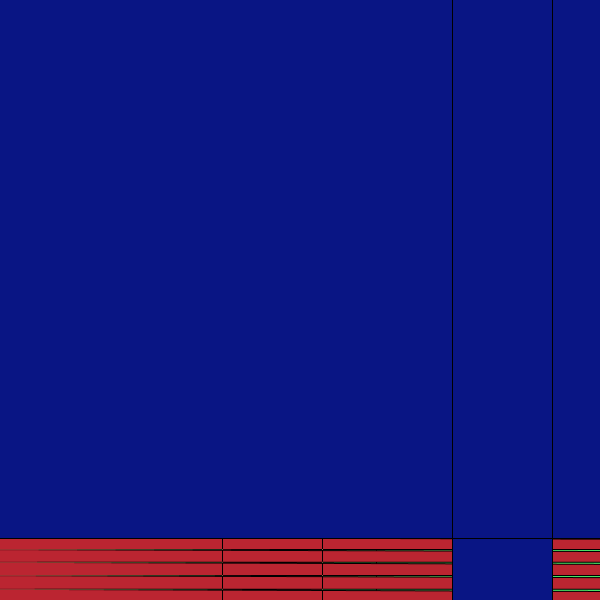
Frame 1 (no input)
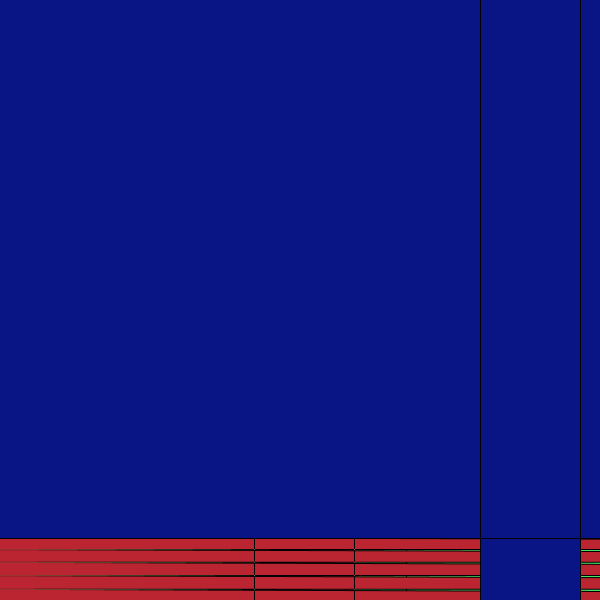
Frame 60 (the mouse pressed at the canvas centre just before this capture)
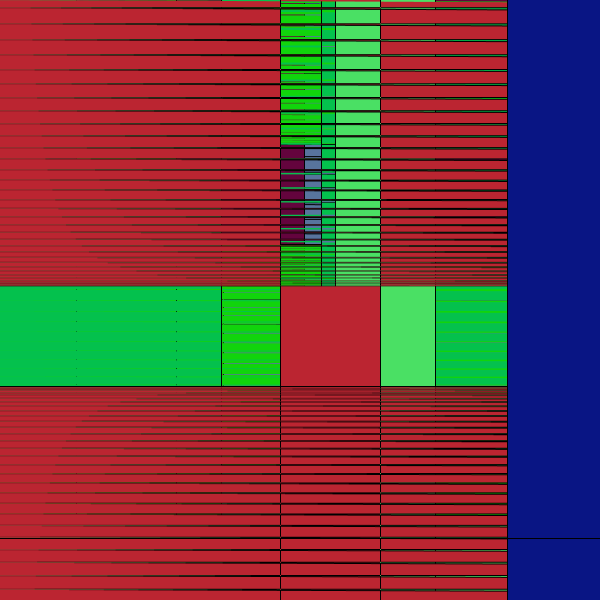
Frame 120 (the mouse held since frame 60 and released just before this capture)

The Processing sketch that drew these frames (run headless with seeded random() and noise(); from frame 60 on, the mouse is pressed at the canvas centre):

// Processing sketch: sketch_class1
// ── sketch_class1.pde
class Kvadrat {
  float x, y, s;
  color c;
  Kvadrat(float _x, float _y, float _s, color _c)  {
    this.x = _x;
    this.y = _y;
    this.s = _s;
    this.c = _c;
    
  }
  
  void draw() {
    rect(this.x,this.y,this.s,this.s,this.c);
    fill(c);
  }
  
  void right(float _s) {
    this.x+=_s;
  }
}

Kvadrat[] k_array;

void setup()
{ 
  size(600,600);
  k_array = new Kvadrat[10];
  for(int i=0; i<10; i++){
    k_array[i] = new Kvadrat(random(width), random(height), 100.0, color(random(255),random(255),random(255)));
  }
}

void draw()
{ 
  background(0);
  for(int i=0; i<10; i++){
     k_array[i].draw();
     k_array[i].right(random(1));
  }
}
